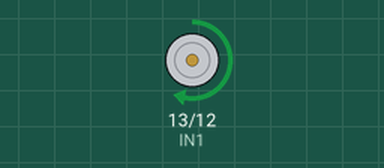
Simulated run of this sketch. Board: Arduino Uno, built with avr-gcc and run on an emulated ATmega328P. Parts: motor-driver pin pairs drawn as motors (green arrow = first pin HIGH = forward, orange = second pin HIGH = backward, longer = more drive, scaled by the enable pin).

Above: at 1.5 s.
At 4.5 s:
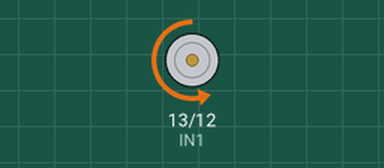
At 7.5 s:
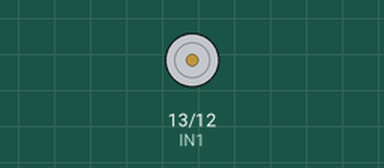
Timing chart, 0 to 11.7 s (numbered marks = the images above):
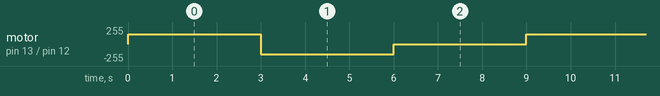

Measured:
- by itself, motor on pin 13 (IN1) / pin 12 (IN2): repeats every 9.0 s: backward 150/255 3.0 s, stopped 3.0 s, forward 150/255 3.0 s

The sketch:

Lab2.ino
```cpp
void setup() {
  pinMode(13, OUTPUT);      //IN1
  pinMode(12, OUTPUT);      //IN2
  pinMode(11, OUTPUT);      //EN

}

void loop() {
  cw();
  delay(3000);
  ccw();
  delay(3000);
  stop_m();
  delay(3000);

}

void cw(){
  digitalWrite(13, HIGH);
  digitalWrite(12, LOW);
  analogWrite(11, 150);
}
void ccw(){
  digitalWrite(13, LOW);
  digitalWrite(12, HIGH);
  analogWrite(11, 150);
}
void stop_m(){
  digitalWrite(13, LOW);
  digitalWrite(12, LOW);
  analogWrite(11, 0);
}
```
